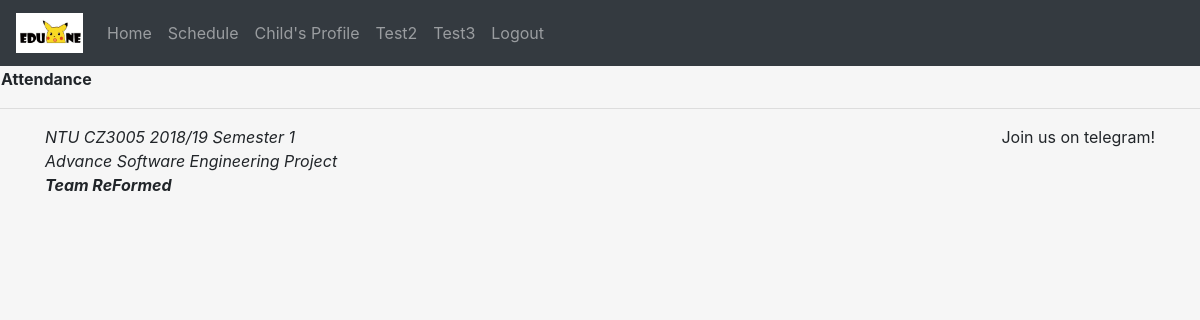
The page /childslist/S9526353D/profile/attendance/ (signed in) on the database as committed earlier.
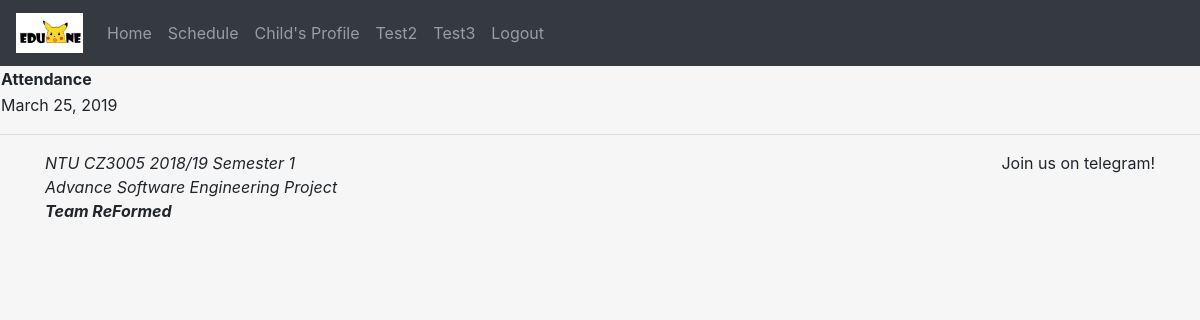
The same page on the database as committed later.
### main/models.py (models this page shows, shortened)
class Attendance(models.Model):
    student = models.ForeignKey(
        'Student',
        on_delete=models.CASCADE,
    )
    date = models.DateField(default=now())
    class Meta:
        unique_together = ("student", "date")

### main/views.py (the view)
# urls.py: path('childslist/<str:id>/profile/attendance/', views.childattendance, name='child-attendance'),
@login_required
def childattendance(request, id=None):
	current_user = request.user
	parent = ParentProfile.objects.get(user__exact=current_user)
	studentcheck = Student.objects.filter(child_of__exact = parent)
	SLIST = []
	for i in studentcheck:
		SLIST.append(i.nric)
	student = Student.objects.get(nric__exact = id)
	attendance = Attendance.objects.filter(student=student)
	ATTENDANCELIST = []
	for i in attendance:
		ATTENDANCELIST.append(i)
	ATTENDANCELIST.sort(key=lambda r: r.date, reverse = True)
	context = {
		'ATTENDANCELIST':ATTENDANCELIST
	}
	return render(request, 'child/child-attendance.html', context)

### main/templates/child/child-attendance.html
{% extends "common/header.html" %}
{% block content %}
<table>
    <tr>
        <th>Attendance</th>
    </tr>
    {% for i in ATTENDANCELIST %}
    <tr><td>{{i.date}}</td></tr>
    {% endfor%}
</table>
{% endblock %}

Rows that differ between the two databases and show on the page:
added Attendance: date "March 25, 2019"
